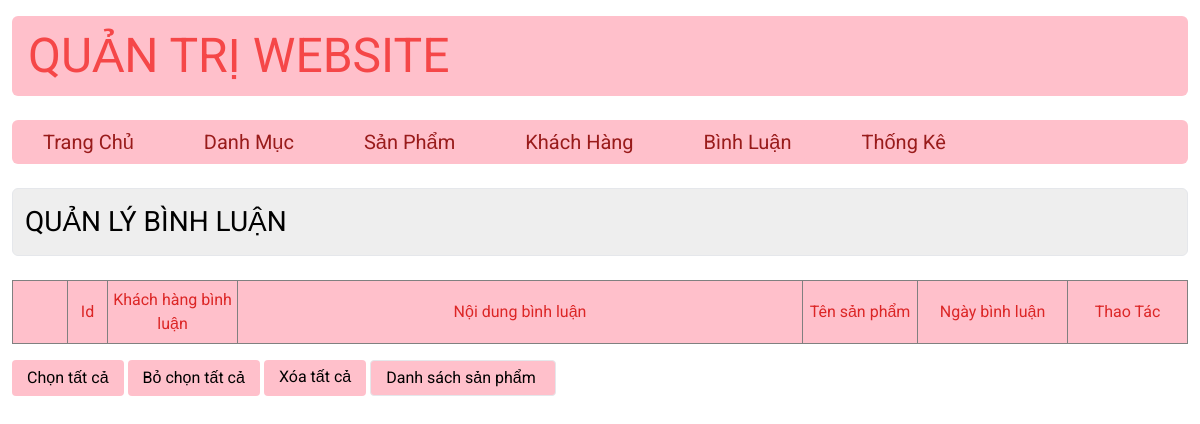
The app's page /admin/index_admin.php?act=comment, older data.
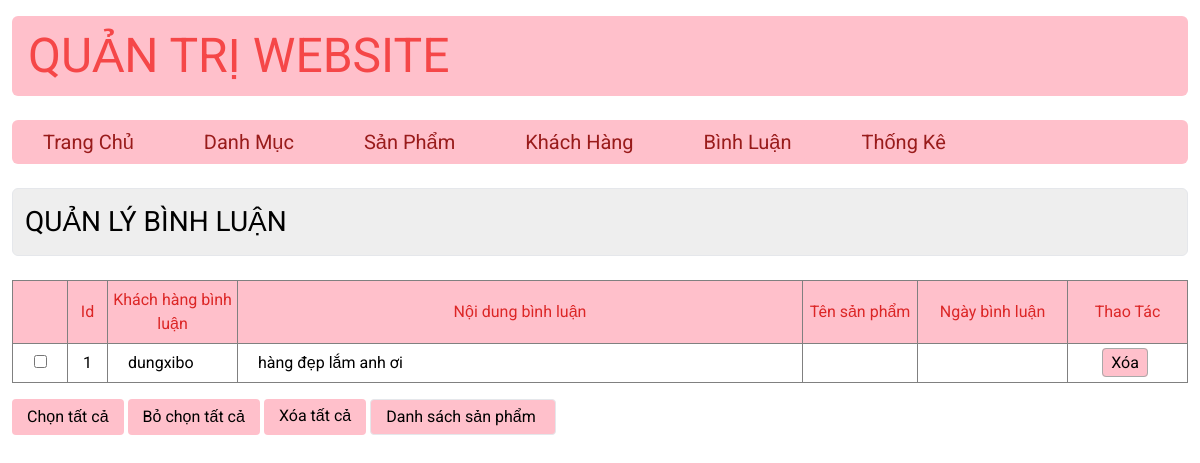
The same page, newer data.
### tables this page shows
CREATE TABLE `comments` (
  `comment_id` int(11) NOT NULL,
  `content` varchar(255) NOT NULL,
  `user_id` int(11) NOT NULL,
  `pro_id` int(11) NOT NULL,
  `comment_date` varchar(50) NOT NULL
);

CREATE TABLE `users` (
  `user_id` int(11) NOT NULL,
  `user_email` varchar(255) NOT NULL,
  `user_name` varchar(50) NOT NULL,
  `user_pass` varchar(50) NOT NULL,
  `user_repass` varchar(20) NOT NULL,
  `user_role` tinyint(4) NOT NULL DEFAULT 0
);

### model/model_comment.php (called while the page is built, shortened)
<?php
    function get_all_comment ($pro_id) {
        $sql = "SELECT * FROM `comments` WHERE 1";
            $sql.= " order by `comment_id` desc ";
        $list_comment = getAll($sql);
        return $list_comment;
    }
?>

### model/connect.php (called while the page is built, shortened)
<?php
    function connect($query){
        $connect = new PDO("mysql:host=localhost;dbname=du_an_mau2022;charset=utf8","root","");
        $stmt = $connect ->prepare($query);
        $stmt -> execute();
        return $stmt;
    }
    function getAll($query){
        $result = connect($query)->fetchAll();
        return $result;
    }
?>

### model/model_user.php (called while the page is built, shortened)
<?php
    function queryAllUser(){
        $sql = "SELECT * FROM `users` WHERE 1";
        $list_user = getAll($sql);
        return $list_user;
    }
?>

### admin/comments/list_comment.php (the view, shortened to what this page needs)
<?php
$condition = false;
?>
<p class="p-3 text-[28px] border bg-[#EEE] rounded-md">
    QUẢN LÝ BÌNH LUẬN
</p>
<div class="list_cate mt-6 w-full">
    <table class="border w-full mx-auto ">
        <tr class="bg-[#FFC0CB] py-2 border text-center text-red-600">
            <td class="w-[55px] "></td>
            <td title="Id" class="w-[40px]">Id</td>
            <td title="Khách hàng bình luận" class="w-[130px]">Khách hàng bình luận</td>
            <td title="Nội dung bình luận" class="min-w-[500px]">Nội dung bình luận</td>
            <td title="Tên sản phẩm" class="">Tên sản phẩm</td>
            <td title="Ngày bình luận" class=" w-[150px]">Ngày bình luận</td>
            <td title="Thao Tác" class="w-[120px]">Thao Tác</td>
        </tr>
        <?php
        foreach ($list_comment as $comment) {
        ?>
            <tr class="show ">
                <td class="text-center"><input type="checkbox" !checked></td>
                <td class="text-center"><?php echo $comment['comment_id'] ?></td>
                <td class="pl-[20px] hover:bg-[#FFEEEE]" >
                    <?php foreach($list_user as $user){
                        echo ($comment['user_id'] == $user['user_id'])?$user['user_name'] : "";
                    }?>
                </td>
                <td class="px-[20px] hover:bg-[#FFEEEE]">
                    <?php echo $comment['content'] ?>
                </td>
                <td class="pl-[20px] hover:bg-[#FFEEEE]" >
                <?php foreach($list_pro as $pro){
                        echo ($comment['pro_id'] == $pro['pro_id']) ? $pro['pro_name'] : "";
                    }?></td>
                <td class="pl-[20px] hover:bg-[#FFEEEE]"><?php echo $comment['comment_date'] ?></td>
                <td class="text-center">
                    <a onclick="return confirm('Bạn có chắc chắn muốn xóa?')" href="index_admin.php?act=delete_comment&comment_id=<?php echo $comment['comment_id'] ?>">Xóa</a>
                </td>
            </tr>
        <?php
        }
        ?>
    </table>
    <div class="action w-full mx-auto mt-4 flex space-x-1">
        <input type="button" value="Chọn tất cả" onclick="checkAll()">
        <input type="button" value="Bỏ chọn tất cả" onclick="unCheck()">
        <a onclick="return confirm('Bạn có chắc chắn muốn xóa tất cả người dùng?')" href="index_admin.php?act=delete_all_comment&condition=<?php echo $condition?>">Xóa tất cả</a>
        <input class=" border px-3 py-1 rounded-[4px] bg-[#FFC0CB] hover:font-[500]" type="button" onclick="location.href='index_admin.php?act=list_pro'" value="Danh sách sản phẩm ">
    </div>
</div>
<!DOCTYPE html>
<html lang="en">
<head>
    <script src="https://cdn.tailwindcss.com"></script>
</head>

Row changes from the older to the newer data that the page shows:
added comments: comment_id "1", content "hàng đẹp lắm anh ơi"
added users: user_name "dungxibo"
